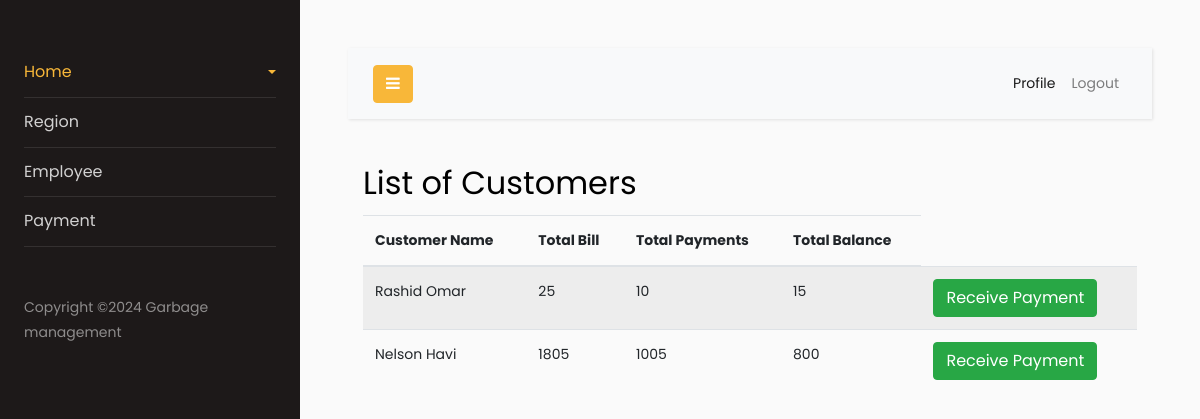
/Admin/payment.php (signed in), run on the app's committed database.
### tables this page shows
CREATE TABLE IF NOT EXISTS `customer` (
  `customerid` int(11) NOT NULL AUTO_INCREMENT,
  `customername` varchar(200) NOT NULL,
  `phone` varchar(200) NOT NULL,
  `email` varchar(200) NOT NULL,
  `region` varchar(200) NOT NULL,
  `password` varchar(200) NOT NULL,
  `date` timestamp NOT NULL DEFAULT current_timestamp() ON UPDATE current_timestamp(),
  PRIMARY KEY (`customerid`)
);

### Admin/payment.php (the view, shortened to what this page needs)
<?php include "header.php" ?>
<div class="container">
  <h2>List of Customers</h2>
  <table class="table table-striped">
    <thead>
      <tr>
        <th>Customer Name</th>
        <th>Total Bill</th>
        <th>Total Payments</th>
		<th>Total Balance</th>
      </tr>
    </thead>
    <tbody>
	<?php
	$stmt = $conn->query('SELECT customer.customerid, customer.customername, COALESCE(sum(bills.amount),0) as tb
	FROM customer, bills where  customer.customerid = bills.customerid Group By customer.customerid ');
	while($row = $stmt->fetch()){
		$id = $row['customerid'];
		$tb = $row['tb'];
	?>
      <tr>
		<td><?php echo $row['customername']; ?></td>
        <td><?php echo $row['tb']; ?></td>
	<?php
	$stm = $conn->query("SELECT COALESCE(sum(amount),0) as tp
	FROM payment where  customerid = '$id' Group By customerid ");
	while($res = $stm->fetch()){
	?>
		<td><?php echo $res['tp']; ?></td>
		<td><?php echo $tb-$res['tp']; ?></td>
	<?php } ?>
		<td>
		<button type="button" id="<?php echo $id; ?>" class="btn btn-success" data-toggle="modal" data-target="#paynow" onclick="getid()">Receive Payment</button>
		</td>
      </tr>
	<?php } ?>
    </tbody>
  </table>
</div>
<?php include "footer.php" ?>

### data on the page
customer: customername "Rashid Omar", tb "25", tp "10", tp "15"
customer: customername "Nelson Havi", tb "1805", tp "1005", tp "800"
